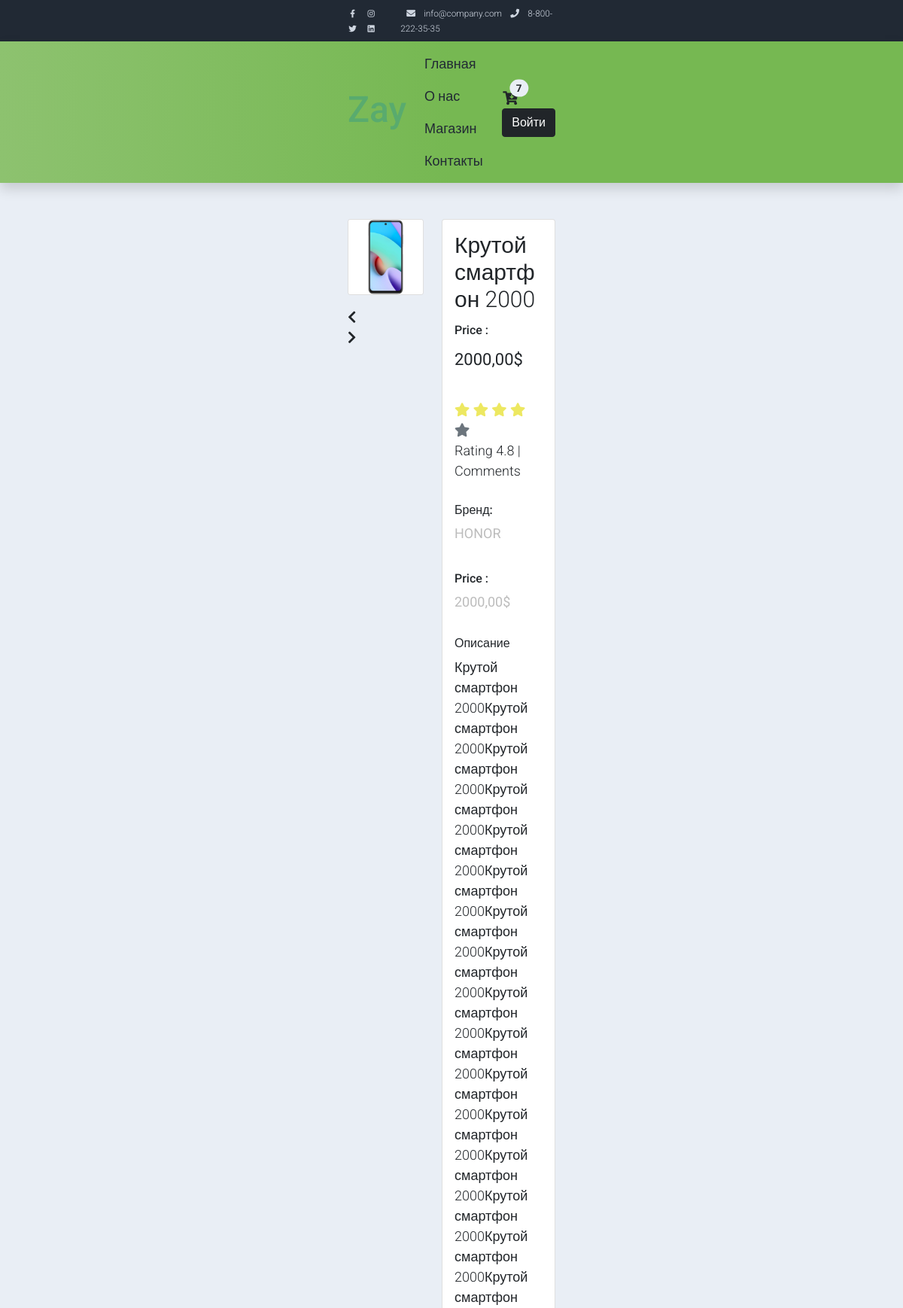
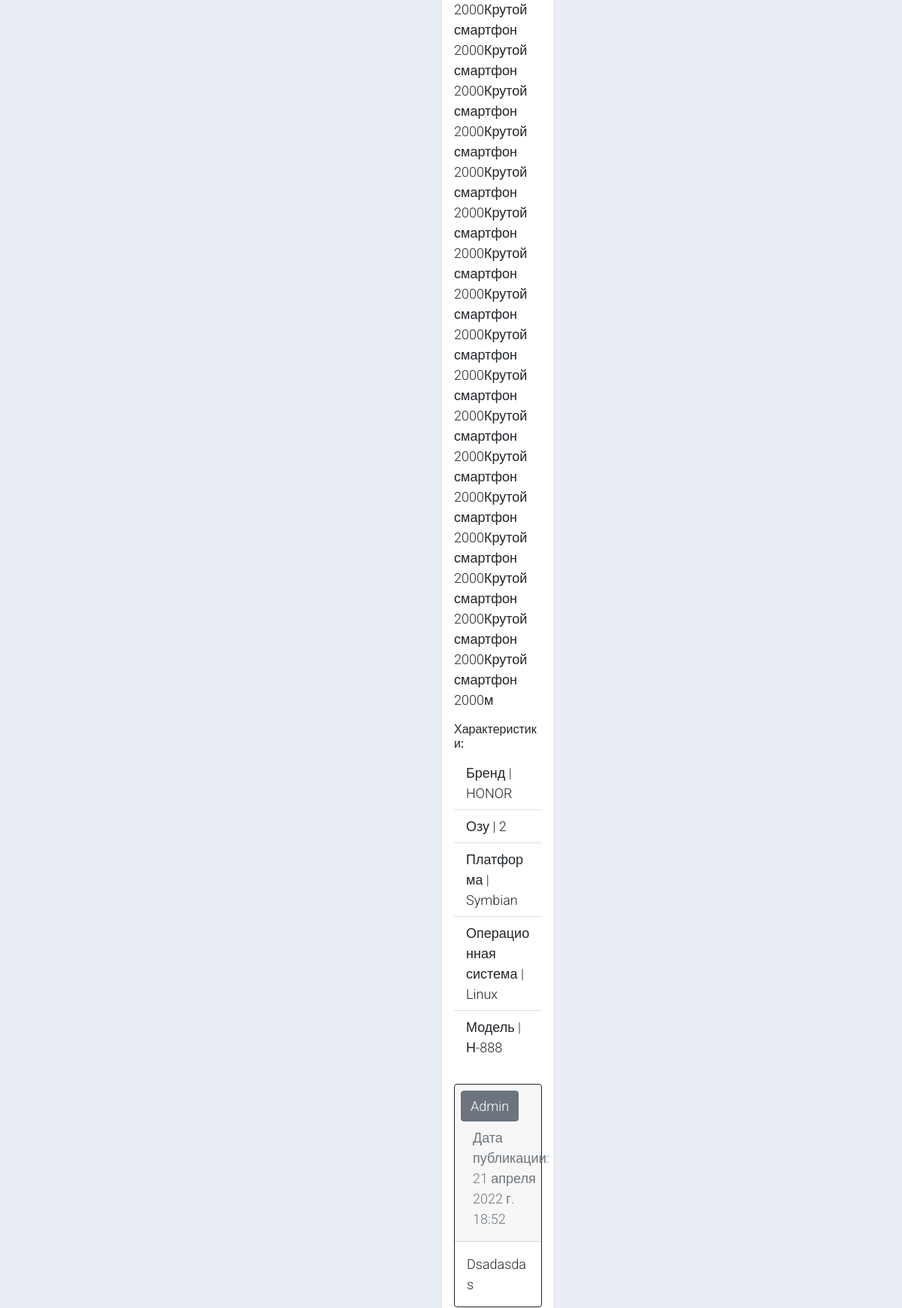
Page /single/krutoj-smartfon-2000 (upper part) on the committed database (2 pictures, top to bottom).
### shop/models.py (models this page shows, shortened)
class Product(models.Model):
    category = models.ForeignKey(
        Category, related_name='products',
        on_delete=models.CASCADE, verbose_name='Категория'
    )
    name = models.CharField('Название', max_length=200, db_index=True)
    slug = models.SlugField('Юрл', max_length=200, db_index=True)
    image = models.ImageField('Изображение', upload_to='products/%Y/%m/%d')
    description = models.TextField('Описание продукта', blank=True)
    price = models.DecimalField('Цена', max_digits=10, decimal_places=2)
    stock = models.PositiveIntegerField('Остаток продукта')
    available = models.BooleanField('Наличие в ассортименте', default=True)
    created = models.DateTimeField('Дата создания', auto_now_add=True)
    updated = models.DateTimeField('Дата обновления', auto_now=True)
    model = models.CharField('Модель', max_length=100, db_index=True)
    manufacturer = models.ForeignKey(
        Brand, max_length=100,
        default=None,
        verbose_name='Производитель',
        on_delete=models.SET_NULL,
        null=True
    )
    os = models.ManyToManyField(
        OperatingSystems, verbose_name='Операционная система', blank=True
    )
    platform = models.ManyToManyField(
        Platform, verbose_name='Платформа', blank=True
    )
    ram = models.ManyToManyField(Ram, verbose_name='Озу', blank=True)
    class Meta:
        verbose_name = 'Продукт'
        verbose_name_plural = 'Продукты'
        ordering = ('name',)
        index_together = (('id', 'slug'),)

class Brand(models.Model):
    name = models.CharField('Название', max_length=100)
    image = models.ImageField(
        'Изображение', upload_to='brand/%Y/%m/%d', blank=True
    )
    class Meta:
        verbose_name = 'Бренд'
        verbose_name_plural = 'Бренд'
    def __str__(self):
        return self.name

class Ram(models.Model):
    count = models.IntegerField('Оперативная память')
    def __str__(self) -> str:
        return f'{self.count}'
    class Meta:
        verbose_name = 'Озу'
        verbose_name_plural = 'Озу'

class Platform(models.Model):
    name = models.CharField('Название', max_length=50)
    def __str__(self):
        return self.name
    class Meta:
        verbose_name = 'Платформа'
        verbose_name_plural = 'Платформы'

class OperatingSystems(models.Model):
    name = models.CharField('Название', max_length=50)
    def __str__(self):
        return self.name
    class Meta:
        verbose_name = 'Операционная система'
        verbose_name_plural = 'Операционные системы'

class Reviews(models.Model):
    email = models.EmailField()
    name = models.CharField('Имя', max_length=100)
    text = models.TextField('Сообщение', max_length=5000)
    parent = models.ForeignKey(
        'self', verbose_name='Родитель',
        on_delete=models.SET_NULL, blank=True, null=True
    )
    product = models.ForeignKey(
        Product, verbose_name='продукт',
        on_delete=models.CASCADE,
        related_name='product_review'
    )
    date = models.DateTimeField(auto_now=True)
    name = models.ForeignKey(
        User, blank=True, null=True,
        on_delete=models.PROTECT, verbose_name='Автор комментария'
    )
    class Meta:
        verbose_name = 'Отзыв'
        verbose_name_plural = 'Отзывы'
        ordering = ['-date']

### shop/views.py (the view)
# urls.py: path('single/<slug:product_slug>', views.PostDetail.as_view(), name='post_detail'),#конкретный товар
class PostDetail(DetailView):
    model = Product
    context_object_name = 'product'
    template_name = 'shop/single.html'
    slug_url_kwarg = 'product_slug'

### shop/templates/shop/single.html (shortened to what this page needs)
{% extends 'base.html' %}
    {% block content %}
        <section class="bg-light">
            <div class="container pb-5">
                <div class="row">
                    <div class="col-lg-5 mt-5">
                        <div class="card mb-3">
                            <img class="card-img img-fluid"
                                 src="{{ product.image.url }}"
                                 id="product-detail">
                        </div>
                        <div class="row">
                            <div class="col-1 align-self-center">
                                <a href="#multi-item-example" role="button" data-bs-slide="prev">
                                    <i class="text-dark fas fa-chevron-left"></i>
                                </a>
                            </div>
                            <div class="col-1 align-self-center">
                                <a href="#multi-item-example" role="button" data-bs-slide="next">
                                    <i class="text-dark fas fa-chevron-right"></i>
                                </a>
                            </div>
                        </div>
                    </div>
                    <div class="col-lg-7 mt-5">
                        <div class="card">
                            <div class="card-body">
                                <h1 class="h2">{{ product.name }}</h1>
                                <ul class="list-inline">
                                    <li class="list-inline-item">
                                        <h6>Price :</h6>
                                    </li>
                                    <li class="list-inline-item">
                                        <p class="h3 py-2">
                                            <strong>{{ product.price }}$</strong>
                                        </p>
                                    </li>
                                </ul>
                                <p class="py-2">
                                    <i class="fa fa-star text-warning"></i>
                                    <i class="fa fa-star text-warning"></i>
                                    <i class="fa fa-star text-warning"></i>
                                    <i class="fa fa-star text-warning"></i>
                                    <i class="fa fa-star text-secondary"></i>
                                    <span class="list-inline-item text-dark">Rating 4.8 | {{ product.reviews_set.all.count }} Comments</span>
                                </p>
                                <ul class="list-inline">
                                    <li class="list-inline-item">
                                        <h6>Бренд:</h6>
                                    </li>
                                    <li class="list-inline-item">
                                        <p class="text-muted">
                                            <strong>{{ product.manufacturer }}</strong>
                                        </p>
                                    </li>
                                </ul>
                                <ul class="list-inline">
                                    <li class="list-inline-item">
                                        <h6>Price :</h6>
                                    </li>
                                    <li class="list-inline-item">
                                        <p class="text-muted">
                                            <strong>{{ product.price }}$</strong>
                                        </p>
                                    </li>
                                </ul>
                                <h6>Описание</h6>
                                <p>
                                    {{ product.description }}
                                </p>
                                <h6>Характеристики:</h6>
                                <ul class="list-group list-group-flush">
                                    <li class="list-group-item">Бренд | {{product.manufacturer}}</li>
                                    <li class="list-group-item">Озу | {{product.ram.first}}</li>
                                    <li class="list-group-item">Платформа | {{product.platform.first}}</li>
                                    <li class="list-group-item">Операционная система | {{product.os.first}}</li>
                                    <li class="list-group-item">Модель | {{product.model}}</li>
                                  </ul>
                                <div class="row">
                                    <div class="single-form-left">
                                        <div class="contact-single">
                                            {% for review in product.product_review.all %}
                                            <br>
                                            <div class="card border-dark mb-3" style="max-width: 45rem;">
                                                <div class="card-header">
                                                    <ul class="nav nav-pills card-header-pills">
                                                    <li class="nav-item">
                                                        <a class="btn btn-secondary">{{ review.name|title }}</a>
                                                    </li>
                                                    <li class="nav-item">
                                                        <a class="nav-link disabled" tabindex="-1" aria-disabled="true">Дата публикации: {{ review.date }}</a>
                                                    </li>
                                                    </ul>
                                                </div>
                                                <div class="card-body text-dark">
                                                    <p class="card-text">{{ review.text|title }}</p>
                                                </div>
                                            </div>
                                            {% endfor %}
                                        </div>
                                    </div>
                                </div>
                            </div>
                        </div>
                    </div>
                </div>
            </div>
        </section>
    {% endblock %}

### shop/static/css/templatemo.css (style rules this page uses)
body, ul, li, p, a, label, input, div { font-family: 'Roboto', sans-serif; font-size: 18px !important; font-weight: 300 !important; }
.h2 { font-family: 'Roboto', sans-serif; font-size: 30px !important; font-weight: 300; }
.h3 { font-family: 'Roboto', sans-serif; font-size: 22px !important; }
.text-warning { color: #ede861 !important; }
.text-muted { color: #bcbcbc !important; }
.bg-light { background-color: #e9eef5 !important; }

### shop/static/css/custom.css (style rules this page uses)
.container { position: relative; z-index: 1; max-width: 300px; margin: 0 auto; }
.container:before, .container:after { content: ""; display: block; clear: both; }
body { background: #76b852; background: rgb(141,194,111); background: linear-gradient(90deg, rgba(141,194,111,1) 0%, rgba(118,184,82,1) 50%); font-family: "Roboto", sans-serif; -webkit-font-smoothing: antialiased; -moz-osx-font-smoothing: grayscale; }

### rows in the picture
Product: image (picture), name "Крутой смартфон 2000", price "2000,00", manufacturer "HONOR", description "Крутой смартфон 2000Крутой смартфон 2000Крутой смартфон 2000Крутой смартфон 2000Крутой смартфон 2000Крутой смартфон 2000Крутой смартфон 2000Крутой смартфон 2000Крутой смартфон 2000Крутой смартфон 2000Крутой смартфон 2000Крутой смартфон 2000Крутой смартфон 2000Крутой смартфон 2000Крутой смартфон 2000Крутой смартфон 2000Крутой смартфон 2000Крутой смартфон 2000Крутой смартфон 2000Крутой смартфон 2000Крутой смартфон 2000Крутой смартфон 2000Крутой смартфон 2000Крутой смартфон 2000Крутой смартфон 2000Крутой смартфон 2000Крутой смартфон 2000Крутой смартфон 2000Крутой смартфон 2000Крутой смартфон 2000Крутой смартфон 2000Крутой смартфон 2000Крутой смартфон 2000м", ram.first "2", platform.first "Symbian", os.first "Linux", model "Н-888"
Reviews: name "Admin", date "21 апреля 2022 г. 18:52", text "Dsadasdas"
